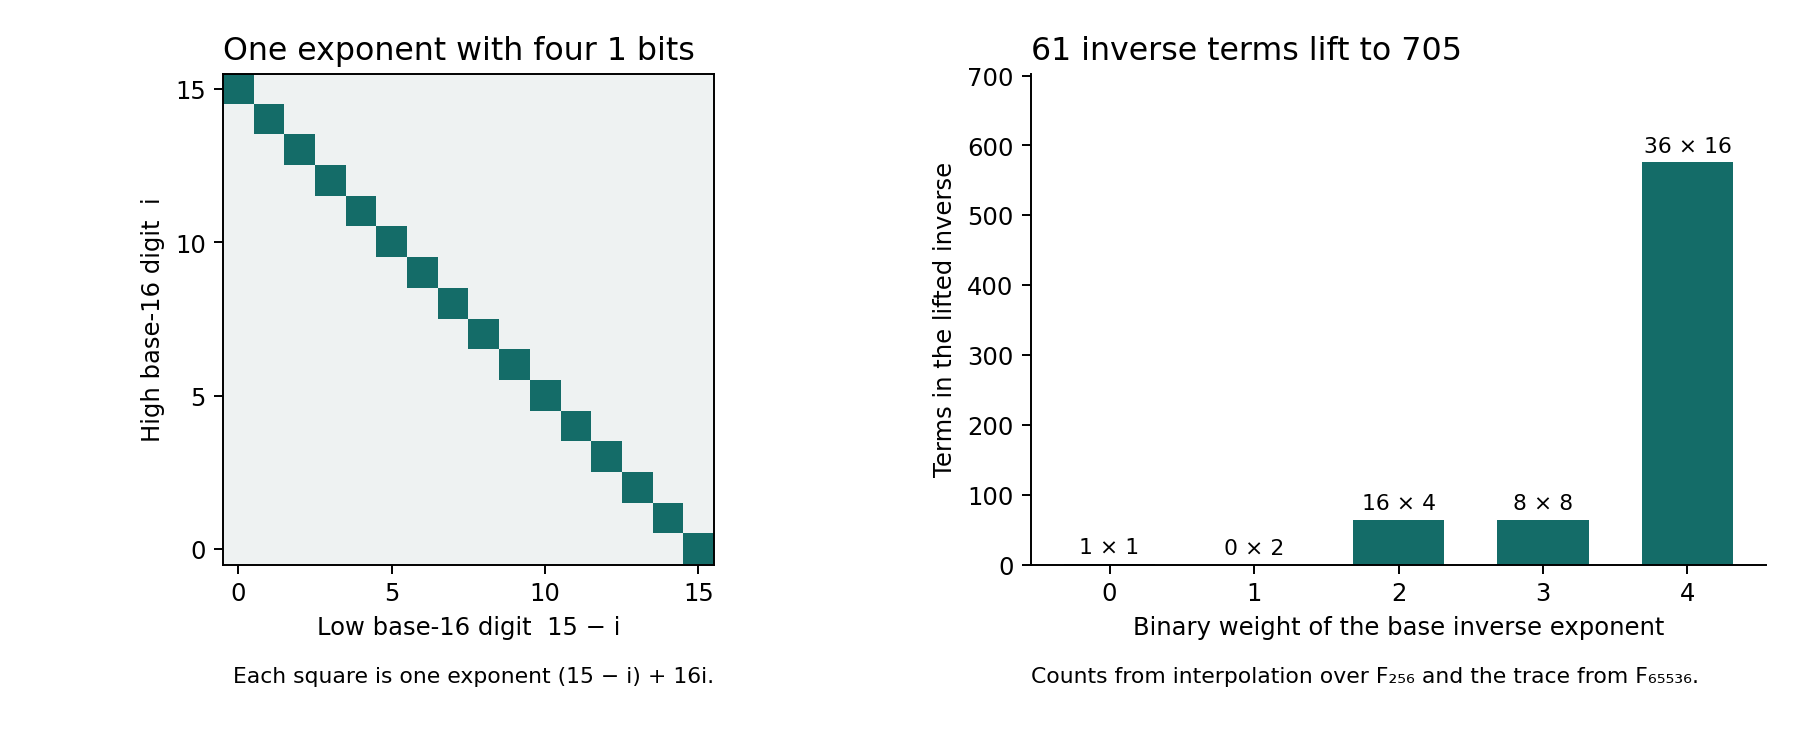

This chart was generated by the following Python code:
"""Recompute the 256-element example and draw its exponent-weight distribution."""
from collections import Counter
from pathlib import Path

import matplotlib
matplotlib.use("Agg")
import matplotlib.pyplot as plt
from matplotlib.colors import ListedColormap
import numpy as np


def coefficient_profiles():
    exp = [1]
    for _ in range(254):
        twice = exp[-1] << 1
        exp.append(twice ^ 0x11D if twice & 256 else twice)
    assert len(set(exp)) == 255
    log = {x: i for i, x in enumerate(exp)}
    omega = exp[85]
    basis = []
    for i in range(4):
        basis += [exp[i], exp[(log[omega] + i) % 255]]
    values = [None] * 256
    for z in range(256):
        x = 0
        for i, e in enumerate(basis):
            if z >> i & 1:
                x ^= e
        output = []
        for offset in (0, 4):
            a, b, c, d = [(z >> (offset+i)) & 1 for i in range(4)]
            output += [a ^ b ^ (a*b) ^ c ^ d ^ (c*d), (a*d) ^ (b*c)]
        u, v, w, s = output
        assert values[x] is None
        values[x] = (1 ^ u) | ((u ^ w) << 1) | ((v ^ s ^ 1) << 2)
    assert all(values)

    def interpolate(table):
        coefficients = {0: table[0]} if table[0] else {}
        for e in range(1, 256):
            c = table[0] if e == 255 else 0
            for i, x in enumerate(exp):
                value = table[x]
                if value:
                    c ^= exp[(log[value] - i*e) % 255]
            if c:
                coefficients[e] = c
        return coefficients

    source = interpolate(values)
    inverse = interpolate([exp[-log[v] % 255] for v in values])
    profiles = [Counter(e.bit_count() for e in poly) for poly in (source, inverse)]
    assert [sum(p.values()) for p in profiles] == [17, 61]
    assert [sum(count * (1 << w) for w, count in p.items()) for p in profiles] == [65, 705]
    return profiles


def draw():
    _, profile = coefficient_profiles()
    fig, (digits, bars) = plt.subplots(1, 2, figsize=(10.3, 4.25),
                                      gridspec_kw={"width_ratios": [1.04, 1.25]})
    grid = np.zeros((16, 16))
    for i in range(16):
        grid[i, 15-i] = 1
    digits.imshow(grid, origin="lower", cmap=ListedColormap(["#eef2f2", "#146c68"]),
                  extent=(-.5, 15.5, -.5, 15.5))
    digits.set(xlabel="Low base-16 digit  15 − i", ylabel="High base-16 digit  i",
               xticks=[0, 5, 10, 15], yticks=[0, 5, 10, 15])
    digits.set_title("One exponent with four 1 bits", loc="left", fontsize=13)
    digits.text(.02, -.24, "Each square is one exponent (15 − i) + 16i.",
                transform=digits.transAxes, fontsize=9)
    weights = list(range(5))
    counts = [profile[w] * (1 << w) for w in weights]
    bars.bar(weights, counts, color="#146c68", width=.63)
    bars.set(xlabel="Binary weight of the base inverse exponent", ylabel="Terms in the lifted inverse",
             xticks=weights, ylim=(0, max(counts) * 1.22))
    for w, count in zip(weights, counts):
        bars.text(w, count + max(counts)*.025, f"{profile[w]} × {1 << w}", ha="center", fontsize=9)
    bars.set_title("61 inverse terms lift to 705", loc="left", fontsize=13)
    bars.spines[["top", "right"]].set_visible(False)
    bars.text(0, -.24, "Counts from interpolation over F₂₅₆ and the trace from F₆₅₅₃₆.",
              transform=bars.transAxes, fontsize=9)
    fig.subplots_adjust(left=.09, right=.98, bottom=.24, top=.9, wspace=.38)
    fig.savefig(Path(__file__).with_name("field_certificate_trace.png"), dpi=175)


if __name__ == "__main__":
    draw()
